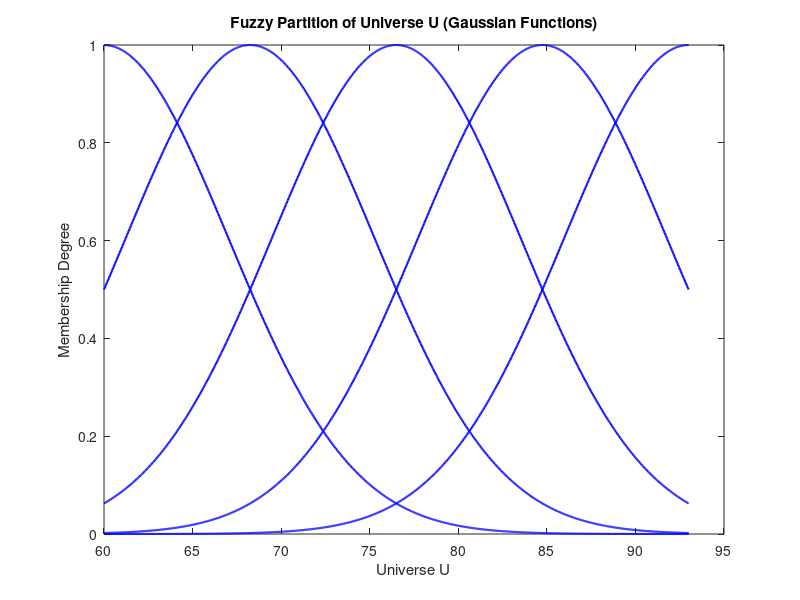
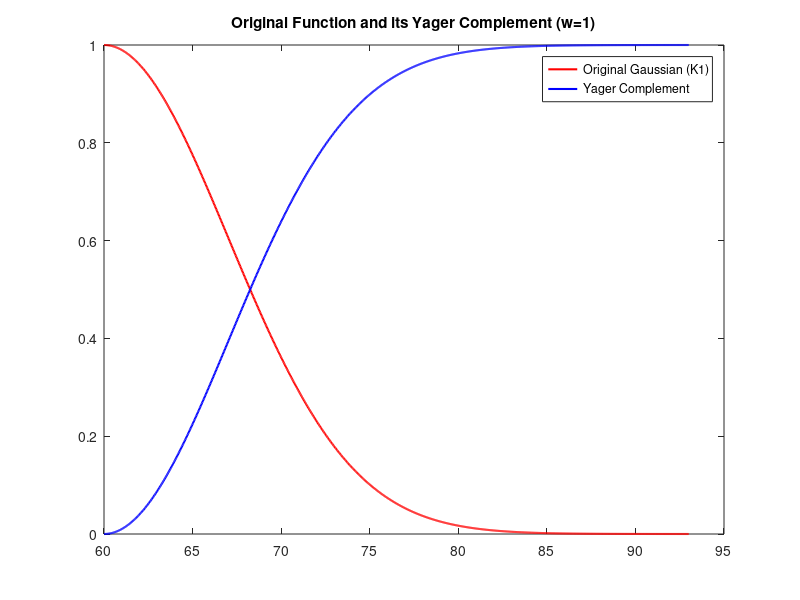
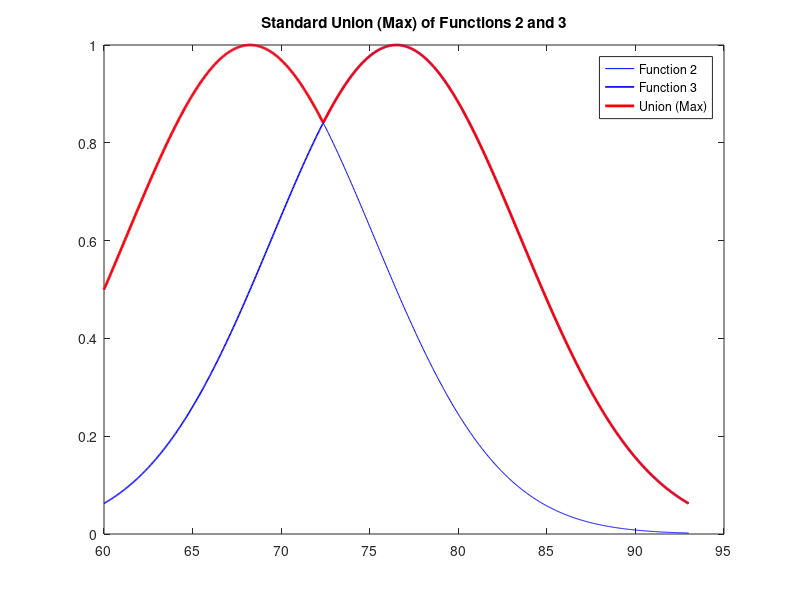

These figures' MATLAB source, in order: (Note: this script raises an error after producing the figures.)
clc; clear; close all;

% Define the universe of discourse U
U = linspace(60, 93, 1000);

% Uniform partition of U into 5 centers
set = linspace(60, 93, 5);

% For a 50% overlap, the membership functions must intersect at exactly 0.5.
% The distance between the centers of each function is set(i+1) - set(i)
b = set(2) - set(1);

% Gaussian function formula: gaussmf(x; c, sigma) = exp(-((x-c)^2) / 2*sigma^2)
% At the intersection point x - c = b/2, the membership is 0.5.
% Solving for sigma: sigma = b / sqrt(2*log(2))
s = b / sqrt(2 * log(2));

% Store all membership functions in matrix K
K = zeros(length(set), length(U));
for i = 1:length(set)
    K(i,:) = gaussmf(U, [s, set(i)]);
end

% Plot the original fuzzy sets
figure;
plot(U, K, 'b', 'LineWidth', 1.5); hold on;
title('Fuzzy Partition of Universe U (Gaussian Functions)');
xlabel('Universe U'); ylabel('Membership Degree');

% ---------------------------------------------------------
% 1. Yager Complement for K1 (1st membership function) with w=1
% ---------------------------------------------------------
yager = @(x,w) (1 - x.^w).^(1/w); 
Y = yager(K(1,:), 1);

figure;
plot(U, K(1,:), 'r', 'LineWidth', 1.5); hold on;
plot(U, Y, 'b', 'LineWidth', 1.5);
title('Original Function and its Yager Complement (w=1)');
legend('Original Gaussian (K1)', 'Yager Complement');

% ---------------------------------------------------------
% 2. Standard Union (Max Operator) between functions 2 and 3
% ---------------------------------------------------------
% Note: Bounded sum is min(1, x+y). Here we use the standard Max union.
A = max(K(2,:), K(3,:)); 

figure;
plot(U, K(2,:), 'b', U, K(3,:), 'b', 'LineWidth', 1.2); hold on; 
plot(U, A, 'r', 'LineWidth', 2);
title('Standard Union (Max) of Functions 2 and 3');
legend('Function 2', 'Function 3', 'Union (Max)');

% ---------------------------------------------------------
% 3. Drastic Sum (T-conorm / S-norm) between functions 2 and 3
% ---------------------------------------------------------
% The Drastic Sum is defined as:
% x OR y = x (if y=0), y (if x=0), 1 (otherwise)

% Method A: Direct loop calculation
B_loop = zeros(1, size(K,2));
for j = 1:size(K,2)
    if K(2,j) == 0
        B_loop(j) = K(3,j);
    elseif K(3,j) == 0
        B_loop(j) = K(2,j);
    else
        B_loop(j) = 1;
    end
end

% Method B: Using local function da2 (best practice for dynamic inputs)
B_func = da2(K(2,:), K(3,:));

figure;
plot(U, K(2,:), 'b', U, K(3,:), 'b', 'LineWidth', 1.2); hold on; 
plot(U, B_func, 'r', 'LineWidth', 2);
title('Drastic Sum of Functions 2 and 3');
legend('Function 2', 'Function 3', 'Drastic Sum');
% Note: Since neither function 2 nor 3 reaches absolute 0 in the shared 
% region for a Gaussian curve, their Drastic Sum is mostly the line y=1.

% ---------------------------------------------------------
% 4. Standard Intersection (Min Operator) between functions 2 and 3
% ---------------------------------------------------------
C = min(K(2,:), K(3,:)); 

figure;
plot(U, K(2,:), 'b', U, K(3,:), 'b', 'LineWidth', 1.2); hold on; 
plot(U, C, 'r', 'LineWidth', 2);
title('Standard Intersection (Min) of Functions 2 and 3');
legend('Function 2', 'Function 3', 'Intersection (Min)');


% =========================================================
% LOCAL FUNCTIONS
% =========================================================

function B = da(A)
    % Drastic Sum taking a matrix A and operating on rows 2 and 3
    B = zeros(1, size(A,2));
    for j = 1:size(A,2)
        if A(2,j) == 0
            B(j) = A(3,j);
        elseif A(3,j) == 0
            B(j) = A(2,j);
        else
            B(j) = 1;
        end
    end
end

function B = da2(x, y)
    % Drastic Sum taking two specific arrays x and y (Preferred Method)
    B = zeros(1, length(x));
    for j = 1:length(x)
        if x(j) == 0
            B(j) = y(j);
        elseif y(j) == 0
            B(j) = x(j);
        else
            B(j) = 1;
        end
    end
end
